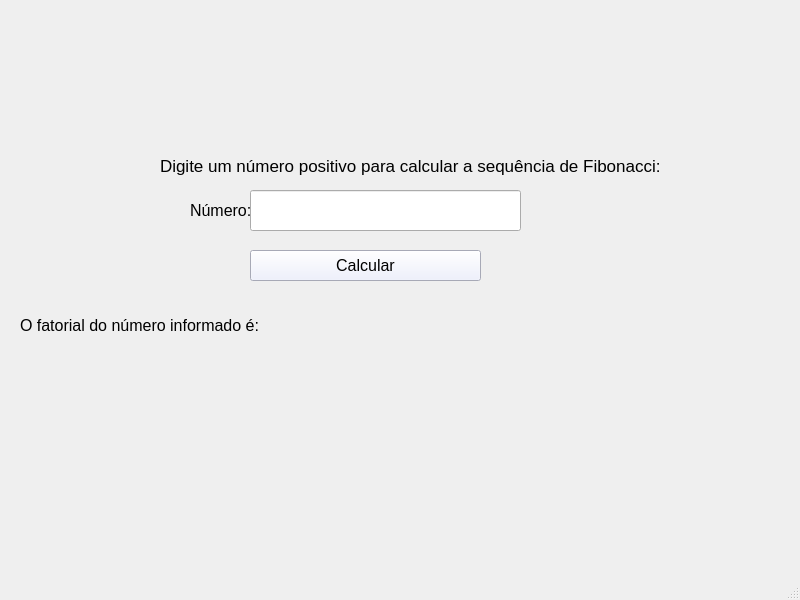
<?xml version="1.0" encoding="UTF-8"?>
<ui version="4.0">
 <class>MainWindow</class>
 <widget class="QMainWindow" name="MainWindow">
  <property name="geometry">
   <rect>
    <x>0</x>
    <y>0</y>
    <width>800</width>
    <height>600</height>
   </rect>
  </property>
  <property name="windowTitle">
   <string>MainWindow</string>
  </property>
  <widget class="QWidget" name="centralwidget">
   <widget class="QPushButton" name="pushButtonCalcular">
    <property name="geometry">
     <rect>
      <x>250</x>
      <y>250</y>
      <width>231</width>
      <height>31</height>
     </rect>
    </property>
    <property name="font">
     <font>
      <family>Arial</family>
      <pointsize>12</pointsize>
     </font>
    </property>
    <property name="styleSheet">
     <string notr="true">background: #eaedff;</string>
    </property>
    <property name="text">
     <string>Calcular</string>
    </property>
   </widget>
   <widget class="QLineEdit" name="lineEditNum">
    <property name="geometry">
     <rect>
      <x>250</x>
      <y>190</y>
      <width>271</width>
      <height>41</height>
     </rect>
    </property>
    <property name="font">
     <font>
      <family>Arial</family>
      <pointsize>12</pointsize>
     </font>
    </property>
   </widget>
   <widget class="QLabel" name="labelResultado">
    <property name="geometry">
     <rect>
      <x>20</x>
      <y>300</y>
      <width>641</width>
      <height>51</height>
     </rect>
    </property>
    <property name="font">
     <font>
      <family>Arial</family>
      <pointsize>12</pointsize>
     </font>
    </property>
    <property name="text">
     <string>O fatorial do número informado é: </string>
    </property>
   </widget>
   <widget class="QLabel" name="labelDescricao">
    <property name="geometry">
     <rect>
      <x>160</x>
      <y>150</y>
      <width>501</width>
      <height>31</height>
     </rect>
    </property>
    <property name="font">
     <font>
      <family>Arial</family>
      <pointsize>13</pointsize>
     </font>
    </property>
    <property name="text">
     <string>Digite um número positivo para calcular a sequência de Fibonacci:</string>
    </property>
   </widget>
   <widget class="QLabel" name="labelNum">
    <property name="geometry">
     <rect>
      <x>190</x>
      <y>190</y>
      <width>61</width>
      <height>41</height>
     </rect>
    </property>
    <property name="font">
     <font>
      <family>Arial</family>
      <pointsize>12</pointsize>
     </font>
    </property>
    <property name="text">
     <string>Número:</string>
    </property>
   </widget>
  </widget>
  <widget class="QMenuBar" name="menubar">
   <property name="geometry">
    <rect>
     <x>0</x>
     <y>0</y>
     <width>800</width>
     <height>21</height>
    </rect>
   </property>
  </widget>
  <widget class="QStatusBar" name="statusbar"/>
 </widget>
 <resources/>
 <connections/>
</ui>
